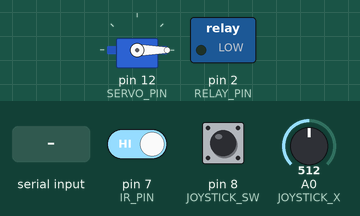
Recording of a sketch running on a simulated Arduino Uno, built with avr-gcc and run on an emulated ATmega328P. Parts: servo, switched loads named in the sketch (green lamp = pin HIGH). Inputs (shaded band) come from the test bench; at power-on: pin 7 (IR_PIN) HIGH, pin 8 (JOYSTICK_SW) HIGH, A0 (JOYSTICK_X) = 512. What the sketch prints to the serial monitor is not drawn.

Above: at 1.2 s.
1.3 s: "R" received over Serial
At 2.5 s:
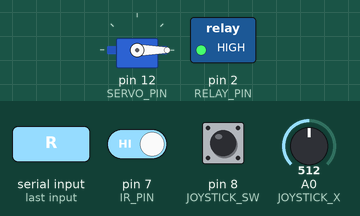
2.8 s: "S" received over Serial
At 4.0 s:
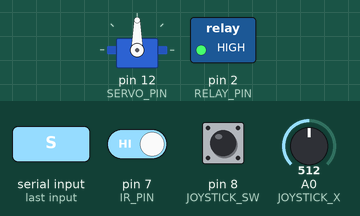
4.3 s: "R" received over Serial
At 5.4 s:
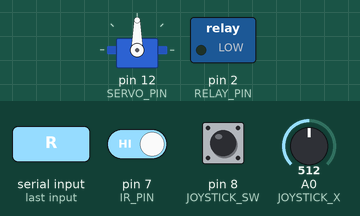
5.8 s: "Z" received over Serial
At 6.9 s:
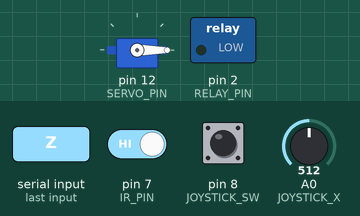
Timing chart, 0 to 8.3 s (numbered marks = the images above; inputs shaded):
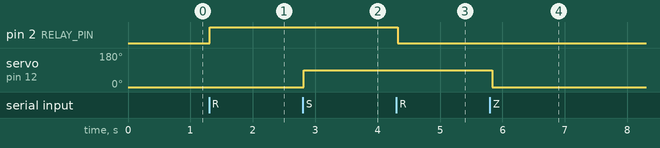

Measured:
- after the input at 1.3 s, pin 2 (RELAY_PIN): LOW → HIGH at once
- after the input at 2.8 s, servo on pin 12 (SERVO_PIN): 0° → 90° at once
- after the input at 4.3 s, pin 2 (RELAY_PIN): HIGH → LOW at once
- after the input at 5.8 s, servo on pin 12 (SERVO_PIN): 90° → 0° at once

The sketch:

camera_control.ino
```cpp
// Arduino Code
#include <Servo.h>

// Pin definitions
const int IR_PIN = 7;
const int RELAY_PIN = 2;
const int JOYSTICK_X = A0;
const int JOYSTICK_Y = A5;
const int JOYSTICK_SW = 8;
const int SERVO_PIN = 12;

Servo myservo;
bool relayState = false;

void setup() {
  Serial.begin(9600);
  pinMode(IR_PIN, INPUT);
  pinMode(RELAY_PIN, OUTPUT);
  pinMode(JOYSTICK_SW, INPUT_PULLUP);
  myservo.attach(SERVO_PIN);
  myservo.write(0);  // Initial position
}

void loop() {
  // Read sensor values
  int irValue = digitalRead(IR_PIN);
  int joystickX = analogRead(JOYSTICK_X);
  int buttonState = digitalRead(JOYSTICK_SW);

  // Create data string to send to Python
  String dataString = String(irValue) + "," +
                     String(joystickX) + "," +
                     String(buttonState);

  // Send data to Python
  Serial.println(dataString);

  // Check for commands from Python
  if (Serial.available() > 0) {
    char command = Serial.read();
    if (command == 'R') {  // Relay command
      relayState = !relayState;
      digitalWrite(RELAY_PIN, relayState);
    }
    else if (command == 'S') {  // Servo command
      myservo.write(90);
    }
    else if (command == 'Z') {  // Reset servo
      myservo.write(0);
    }
  }

  delay(100);  // Small delay to prevent serial buffer overflow
}
```
